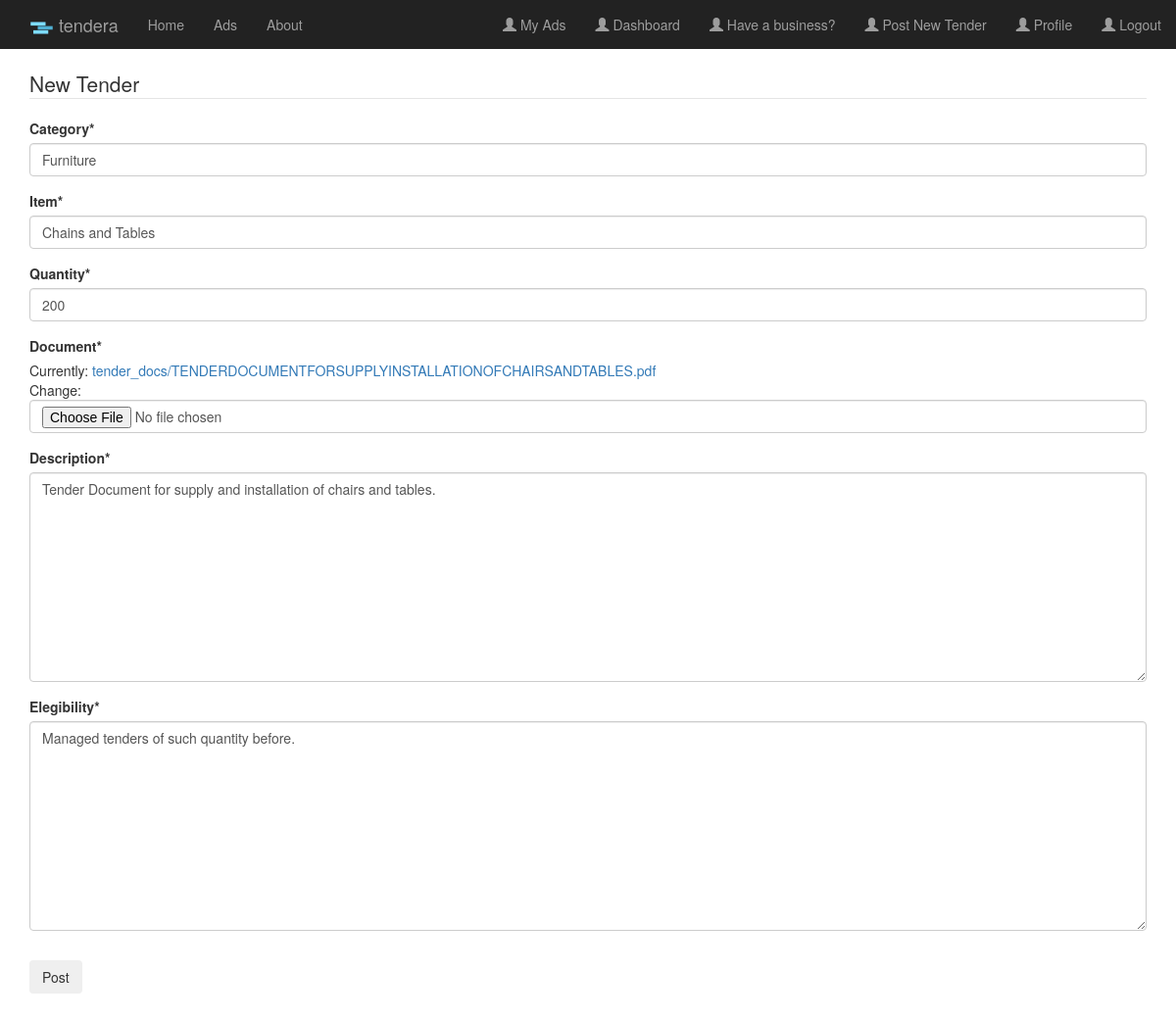
Page /post/21/update/ (signed in) on the committed database.
### post/models.py (models this page shows, shortened)
class Post(models.Model):
	category = models.CharField(max_length=50)
	item = models.CharField(max_length=100)
	quantity = models.IntegerField(default=0)
	document = models.FileField(upload_to='tender_docs/')
	description = models.TextField()
	elegibility = models.TextField(default='Elegibility')
	date_posted = models.DateTimeField(auto_now_add= True)
	author = models.ForeignKey(User, on_delete = models.CASCADE)

### post/views.py (the view)
# urls.py: path('<int:pk>/update/', post_update, name='post-update'),
@login_required
def post_update(request,pk):
	if request.method == "POST":
		form = PostUpdateForm(request.POST, request.FILES, instance= Post.objects.get(id=pk))
		if form.is_valid():
			form.instance.author = request.user
			form.save()
			return redirect('post-home')
	else:
		form = PostUpdateForm(instance= Post.objects.get(id=pk))
	return render(request, 'post/post_form.html', {'form': form})

### post/forms.py
class PostUpdateForm(forms.ModelForm):
    class Meta:
        model = Post
        fields = ['category', 'item', 'quantity', 'document', 'description', 'elegibility']

### post/templates/post/post_form.html (shortened to what this page needs)
{% extends "post/base.html" %}
{% load crispy_forms_tags %}
{% block content %}
	<div class ="content-section">
		<form method="POST" enctype="multipart/form-data">
			<fieldset class="form-group">
				<legend class="border-bottom mb-4">	New Tender</legend>
				{{ form|crispy }}
			</fieldset>
			<div class="form-group">
				<button class="btn btn-outline-info" type="submit">	Post</button>
			</div>
		</form>
	</div>
{% endblock content %}

### rows in the picture
Post: category "Furniture", item "Chains and Tables", quantity "200", description "Tender Document for supply and installation of chairs and tables.", elegibility "Managed tenders of such quantity before."
